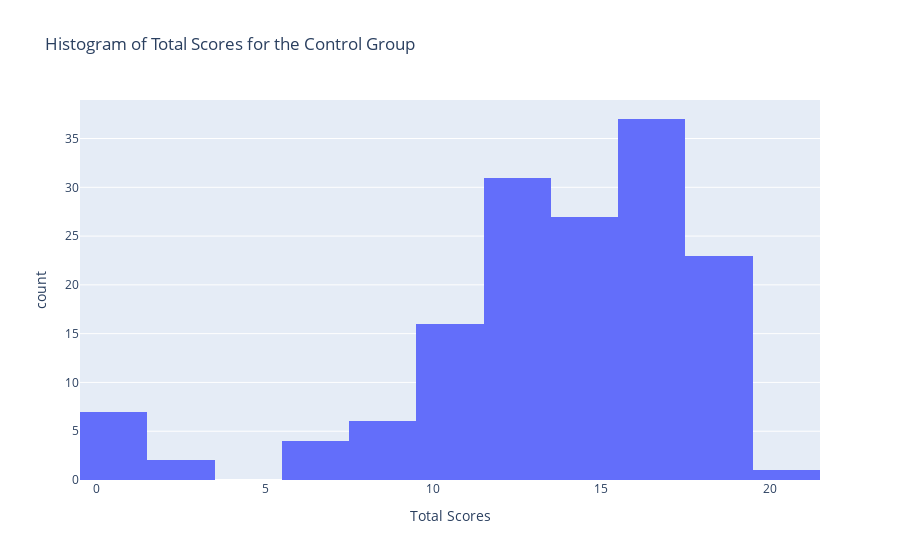

Notebook code for this chart:
### Code cell
controlScoreHist = px.histogram(dfControl, x='Score',
                  title='Histogram of Total Scores for the Control Group', 
                  labels={'Score':'Total Scores'})
controlScoreHist.show()

### Figure 1 — Plotly figure (JSON) as saved in the notebook; plotly's stock layout.template omitted (floating-point values rounded to 4 significant figures; data arrays with more than 128 entries replaced by an {"elided": "..."} marker saying what was removed)
{"data": [{"alignmentgroup": "True", "bingroup": "x", "hovertemplate": "Total Scores=%{x}<br>count=%{y}<extra></extra>", "legendgroup": "", "marker": {"color": "#636efa"}, "name": "", "offsetgroup": "", "orientation": "v", "showlegend": false, "type": "histogram", "x": {"elided": "154 int values"}, "xaxis": "x", "yaxis": "y"}], "layout": {"barmode": "relative", "legend": {"tracegroupgap": 0}, "title": {"text": "Histogram of Total Scores for the Control Group"}, "xaxis": {"anchor": "y", "domain": [0, 1], "title": {"text": "Total Scores"}}, "yaxis": {"anchor": "x", "domain": [0, 1], "title": {"text": "count"}}}}
